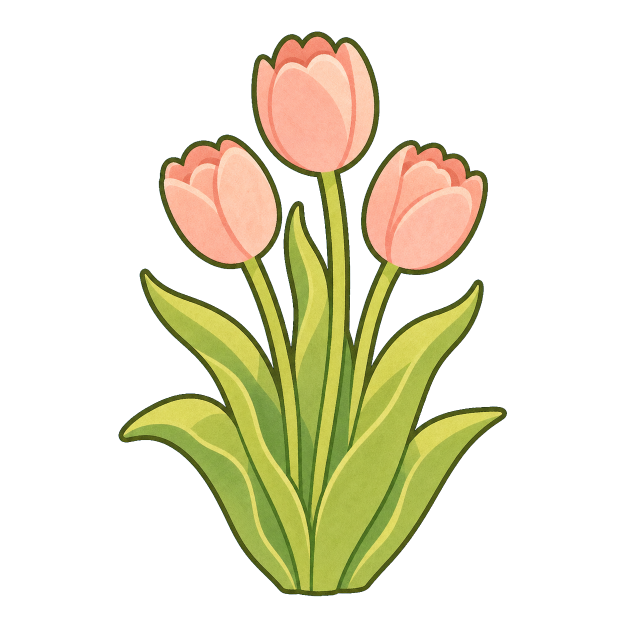
#> input picture tmp/imagegen/tulips_storybook_alpha.png, 1254 x 1254 px (shown at 1/2 size)
$ python prepare_plant_assets.py
#> lines starting #> are read from the running program, lines starting #| are printed output that depends on the picture
"""Prepare generated plant cutouts as consistently sized Flutter assets."""

from pathlib import Path
from PIL import Image


ROOT = Path(__file__).resolve().parents[1]
TMP = ROOT / "tmp" / "imagegen"
OUT = ROOT / "assets" / "images" / "plants"
COLLECTIBLES = ROOT / "assets" / "images" / "collectibles"
OUT.mkdir(parents=True, exist_ok=True)
COLLECTIBLES.mkdir(parents=True, exist_ok=True)


def normalize(image: Image.Image, output: Path, size: int = 512) -> None:
#> called with size = 512
    image = image.convert("RGBA")
#> image is the input picture: PIL image 1254x1254 RGBA; mean R, G, B, A 53.1, 49.8, 27.1, 75.1
    alpha = image.getchannel("A")
    bounds = alpha.getbbox()
#> bounds = (237, 63, 1014, 1193)
    if bounds is None:
        raise ValueError(f"No visible pixels for {output.name}")
    image = image.crop(bounds)
#> image: PIL image 777x1130 RGBA
    max_subject = int(size * 0.88)
    scale = min(max_subject / image.width, max_subject / image.height)
#> scale = 0.398
    resized = image.resize(
        (max(1, round(image.width * scale)), max(1, round(image.height * scale))),
        Image.Resampling.LANCZOS,
    )
    canvas = Image.new("RGBA", (size, size), (0, 0, 0, 0))
#> canvas: PIL image 512x512 RGBA; every value is 0
    x = (size - resized.width) // 2
#> x = 101
    y = size - resized.height - int(size * 0.05)
#> y = 37
    canvas.alpha_composite(resized, (x, y))
    canvas.save(output, optimize=True)


normalize(Image.open(TMP / "tulips_storybook_alpha.png"), OUT / "tulips.png")
normalize(
    Image.open(TMP / "cherry_tree_storybook_alpha.png"), OUT / "cherry_tree.png"
)
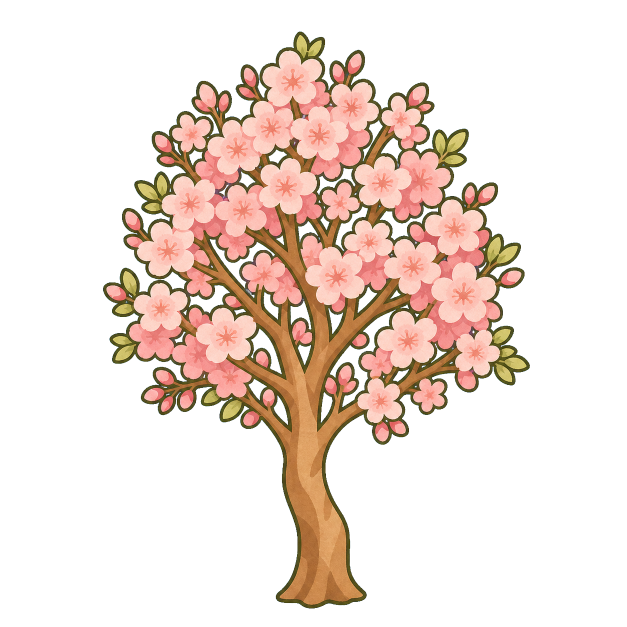
#> input picture tmp/imagegen/cherry_tree_storybook_alpha.png, 1254 x 1254 px (shown at 1/2 size)
#> call 2 of normalize, with size = 512
#> in normalize, image is the input picture: PIL image 1254x1254 RGBA; mean R, G, B, A 59.4, 44.5, 36.1, 76.3
#> in normalize (call 2), `alpha = image.getchannel("A")`:
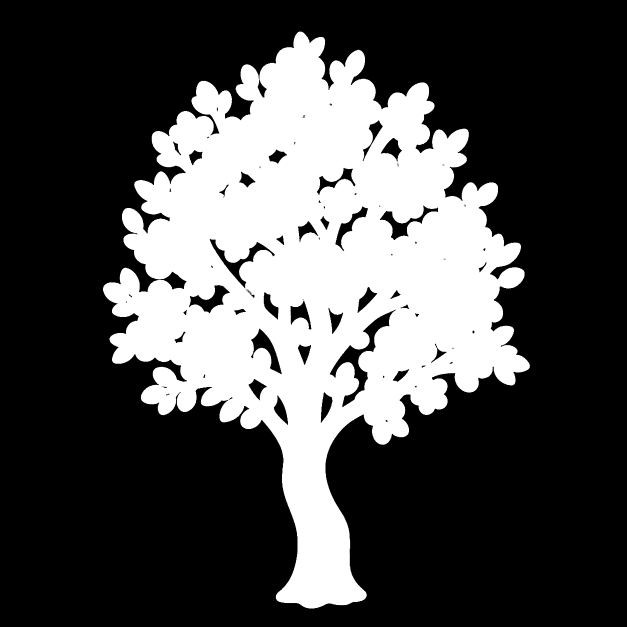
#> alpha: PIL image 1254x1254 L (shown at 1/2 size); min 0, max 255, mean 76.3
#> in normalize (call 2), `bounds = alpha.getbbox()`: bounds = (206, 63, 1060, 1217)
#> in normalize (call 2), `resized = image.resize( (max(1, round(image.width * scale)), max(1, ro..`:
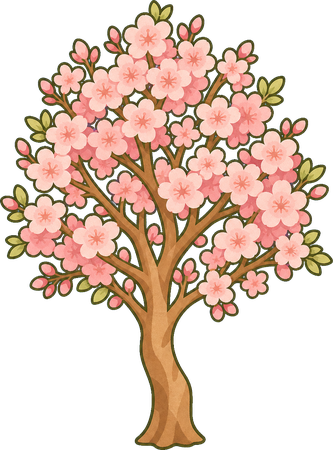
#> resized: PIL image 333x450 RGBA; mean R, G, B, A 96.9, 73.2, 59, 121.6; transparent parts drawn white
normalize(Image.open(TMP / "daisies_storybook_alpha.png"), OUT / "daisies.png")
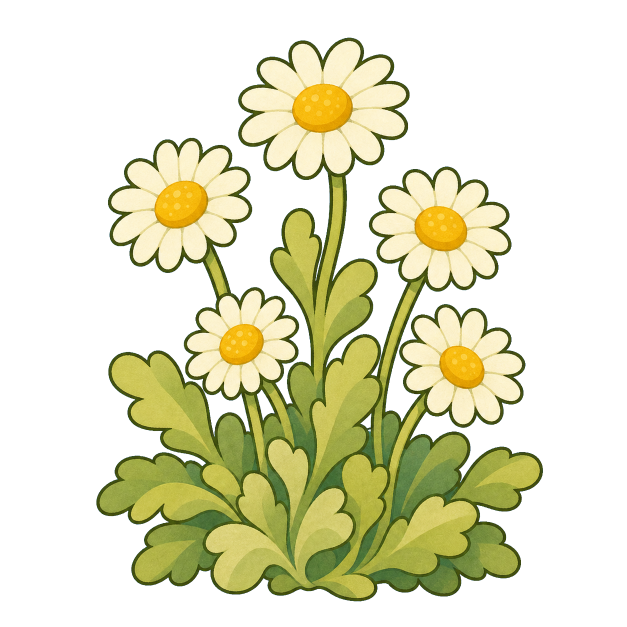
#> input picture tmp/imagegen/daisies_storybook_alpha.png, 1254 x 1254 px (shown at 1/2 size)
#> call 3 of normalize, with size = 512
#> in normalize, image is the input picture: PIL image 1254x1254 RGBA; mean R, G, B, A 68.6, 68.4, 38.6, 97.9
#> in normalize (call 3), `alpha = image.getchannel("A")`:
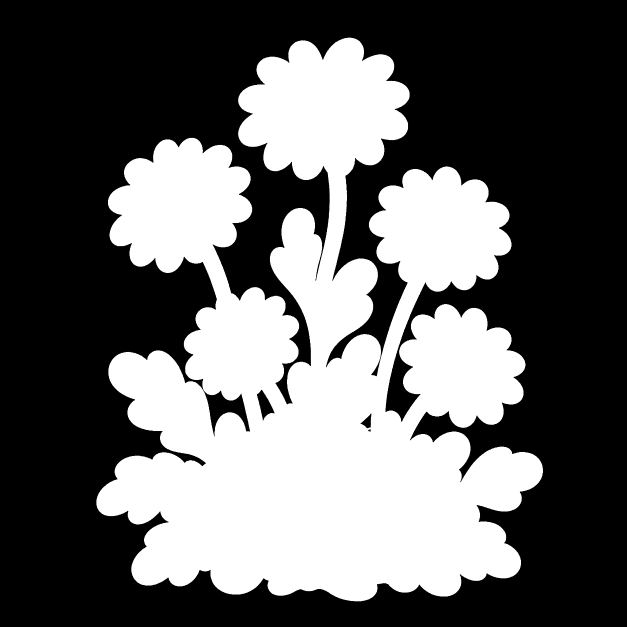
#> alpha: PIL image 1254x1254 L (shown at 1/2 size); min 0, max 255, mean 97.9
#> in normalize (call 3), `bounds = alpha.getbbox()`: bounds = (192, 75, 1086, 1203)
#> in normalize (call 3), `resized = image.resize( (max(1, round(image.width * scale)), max(1, ro..`:
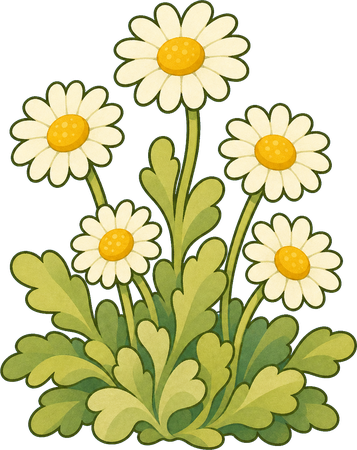
#> resized: PIL image 357x450 RGBA; mean R, G, B, A 108.8, 109.1, 61.7, 152.7; transparent parts drawn white
#> in normalize (call 3), `canvas.alpha_composite(resized, (x, y))`:
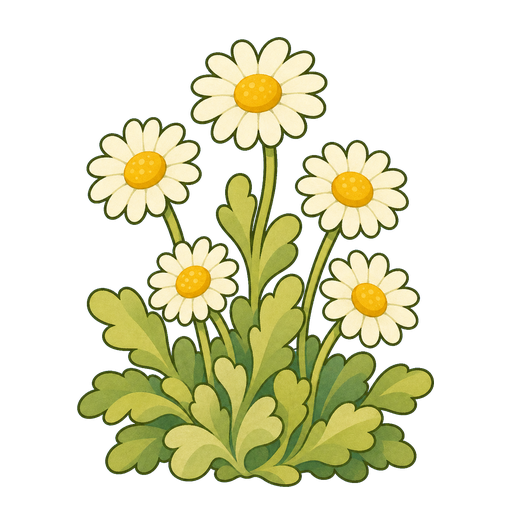
#> canvas: PIL image 512x512 RGBA; mean R, G, B, A 66.7, 66.8, 37.8, 93.6; transparent parts drawn white
#> (the run stopped early here; a loop or call above may not have finished)
